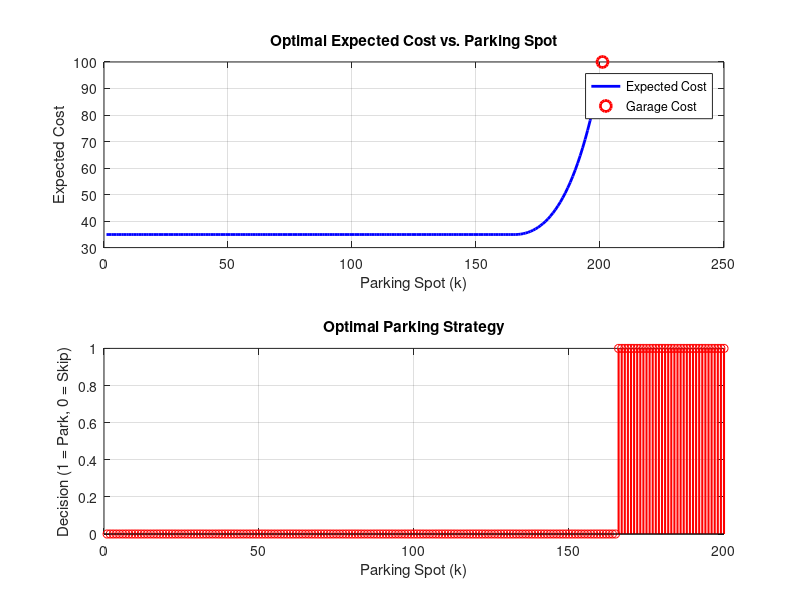

This chart was generated by the following MATLAB code:
% Define parameters
N = 200;          % Number of probable parking spots
C = 100;          % Cost of parking at the garage
p = 0.05;         % Probability of a parking spot being empty

% Initialize cost array and decision array
expected_cost = zeros(1, N+1); % Include garage as N+1
decision = zeros(1, N); % Decision: 1 if park, 0 if skip

% Garage has a fixed cost
expected_cost(N+1) = C;

% Compute the optimal expected cost for each spot k in reverse order
% (Bellman equation: J(k) = p*min(c(k), J(k+1)) + (1-p)*J(k+1))
for k = N:-1:1
    % Cost of parking at spot k
    cost_if_park = N - k;

    % Expected cost if the driver drives on: the optimal expected cost from spot k+1
    cost_if_skip = expected_cost(k+1);

    % Spot k is free with probability p: then take the cheaper option.
    % Otherwise (probability 1-p) the driver has to drive on.
    expected_cost(k) = p * min(cost_if_park, cost_if_skip) + (1 - p) * cost_if_skip;

    % Optimal strategy: park at a free spot k if cost_if_park <= cost_if_skip
    decision(k) = cost_if_park <= cost_if_skip;
end

% Print the threshold
k_star = find(decision, 1);
fprintf('Park at the first free spot from k = %d on (price <= %d).\n', k_star, N - k_star);
fprintf('Optimal expected cost from the start: %.2f\n', expected_cost(1));

% Plot the expected cost for each spot
figure;
subplot(2, 1, 1);
plot(1:N, expected_cost(1:N), 'b-', 'LineWidth', 2);
hold on;
plot(N+1, expected_cost(N+1), 'ro', 'MarkerSize', 8, 'LineWidth', 2);
xlabel('Parking Spot (k)');
ylabel('Expected Cost');
title('Optimal Expected Cost vs. Parking Spot');
grid on;
legend('Expected Cost', 'Garage Cost', 'Location', 'Best');

% Plot the decision strategy
subplot(2, 1, 2);
stem(1:N, decision, 'r', 'LineWidth', 1.5);
xlabel('Parking Spot (k)');
ylabel('Decision (1 = Park, 0 = Skip)');
title('Optimal Parking Strategy');
grid on;
